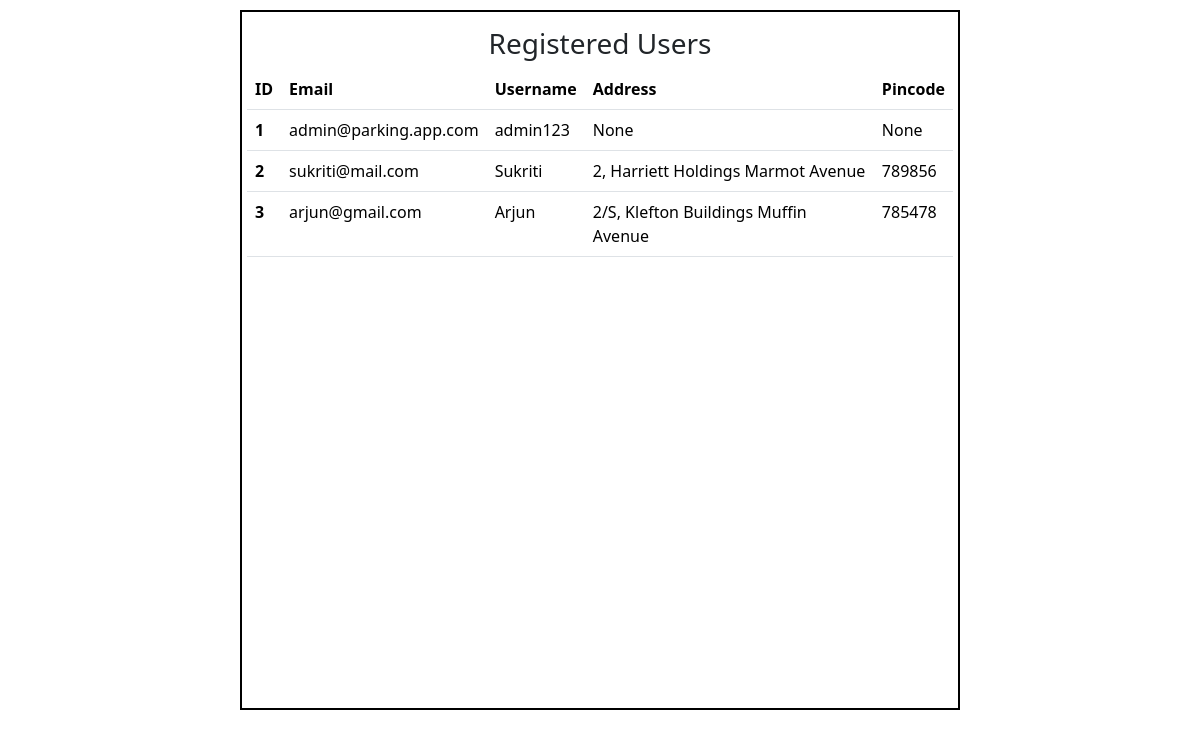
Page /display_users on the committed database.
### application/models.py (models this page shows)
class User(db.Model):
    id = db.Column(db.Integer, primary_key=True)
    username = db.Column(db.String(), nullable=False, unique=True)
    email = db.Column(db.String(), nullable=False)
    password = db.Column(db.String(), nullable=False)
    type = db.Column(db.String(), default='general')
    address = db.Column(db.String())
    pincode = db.Column(db.String())

### application/controllers.py (the view)
@app.route("/display_users")
def display_registered_users():
    users=User.query.all()
    return render_template("display_users.html",users=users)

### templates/display_users.html (shortened to what this page needs)
<!DOCTYPE html>
<html lang="en">
<head>
    <link href="https://cdn.jsdelivr.net/npm/bootstrap@5.3.7/dist/css/bootstrap.min.css" rel="stylesheet">
    <link rel="stylesheet" href="../static/style.css">
</head>
<body>
    <div id="main">
        <div id="canvas">
            <div id="content">
                <h3 class="headings">Registered Users</h3>
                <table class="table">
                    <thead>
                        <tr>
                        <th scope="col">ID</th>
                        <th scope="col">Email</th>
                        <th scope="col">Username</th>
                        <th scope="col">Address</th>
                        <th scope="col">Pincode</th>
                        </tr>
                    </thead>
                    <tbody>
                        {% for user in users %}
                        <tr>
                        <th scope="row">{{user.id}}</th>
                        <td>{{user.email}}</td>
                        <td>{{user.username}}</td>
                        <td>{{user.address}}</td>
                        <td>{{user.pincode}}</td>
                        </tr>
                        {% endfor %}
                    </tbody>
                </table>
            </div>
        </div>
    </div>
</body>
</html>

### static/style.css (style rules this page uses)
* { margin:0; padding:0; box-sizing: border-box; }
#main { margin-top: 10px; }
#canvas { border: 2px solid black; padding:5px; width:60%; margin:auto; height:700px; overflow-y: auto; }
.headings { margin-top:10px; text-align: center; }

### rows in the picture
User: id "1", email "admin@parking.app.com", username "admin123", address "None", pincode "None"
User: id "2", email "sukriti@mail.com", username "Sukriti", address "2, Harriett Holdings Marmot Avenue", pincode "789856"
User: id "3", email "arjun@gmail.com", username "Arjun", address "2/S, Klefton Buildings Muffin Avenue", pincode "785478"
